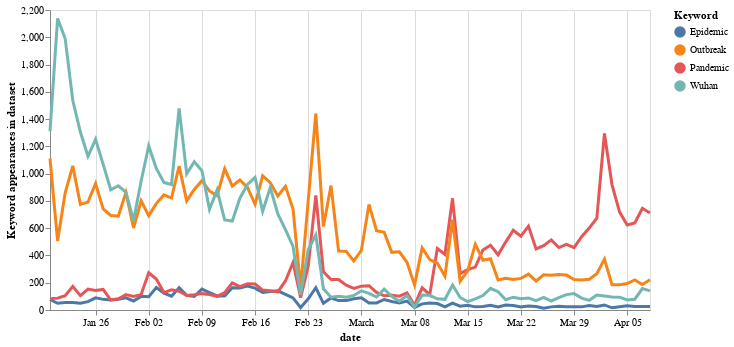

Notebook source saved alongside this figure:
### Code cell
highlight = alt.selection(type='single', on='mouseover',
                          fields=['Keyword'], nearest=True)

base = alt.Chart(Second_Group).encode(
    x='date:T',
    y=alt.Y('Keyword appearances:Q',title = 'Keyword appearances in dataset',axis=alt.Axis(grid=False)),
    color='Keyword:N',
    tooltip=['Keyword', 'Keyword appearances']
)

points = base.mark_circle().encode(
    opacity=alt.value(0),
).add_selection(
    highlight
).properties(
    width=600
)

lines = base.mark_line().encode(
    size=alt.condition(~highlight, alt.value(1), alt.value(3))
)

points + lines

### Figure 1 — Vega-Lite specification as saved in the notebook (floating-point values rounded to 4 significant figures; data arrays with more than 128 entries replaced by an {"elided": "..."} marker saying what was removed)
{"config": {"view": {"continuousWidth": 400, "continuousHeight": 300}}, "layer": [{"mark": "circle", "encoding": {"color": {"type": "nominal", "field": "Keyword"}, "opacity": {"value": 0}, "tooltip": [{"type": "nominal", "field": "Keyword"}, {"type": "quantitative", "field": "Keyword appearances"}], "x": {"type": "temporal", "field": "date"}, "y": {"type": "quantitative", "axis": {"grid": false}, "field": "Keyword appearances", "title": "Keyword appearances in dataset"}}, "selection": {"selector018": {"type": "single", "on": "mouseover", "fields": ["Keyword"], "nearest": true}}, "width": 600}, {"mark": "line", "encoding": {"color": {"type": "nominal", "field": "Keyword"}, "size": {"condition": {"value": 1, "selection": {"not": "selector018"}}, "value": 3}, "tooltip": [{"type": "nominal", "field": "Keyword"}, {"type": "quantitative", "field": "Keyword appearances"}], "x": {"type": "temporal", "field": "date"}, "y": {"type": "quantitative", "axis": {"grid": false}, "field": "Keyword appearances", "title": "Keyword appearances in dataset"}}}], "data": {"name": "data-0ac16123b3fb14b7c59bda13e251ad76"}, "$schema": "https://vega.github.io/schema/vega-lite/v4.8.1.json", "datasets": {"data-0ac16123b3fb14b7c59bda13e251ad76": {"elided": "320 records"}}}
